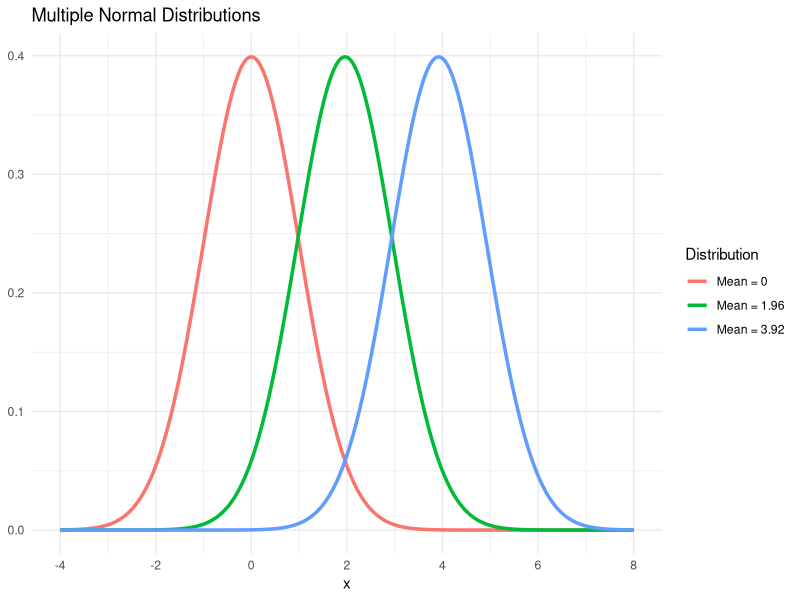
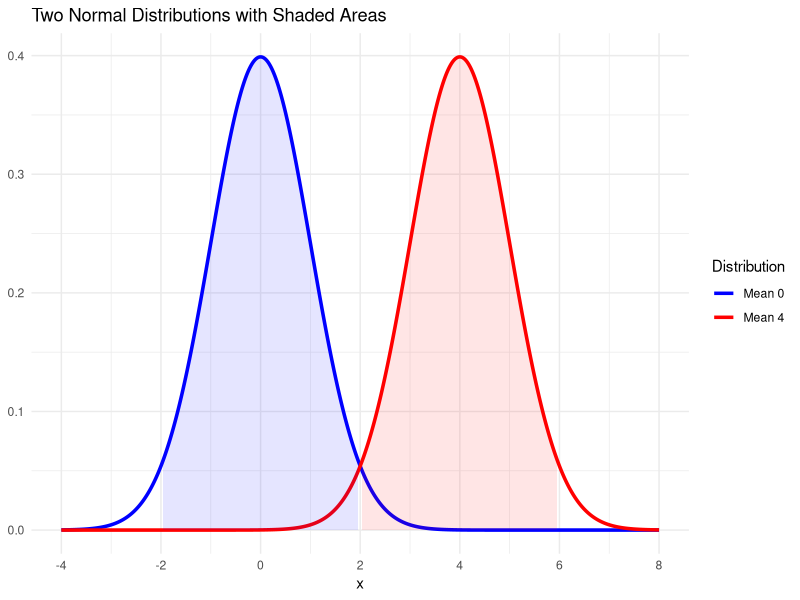
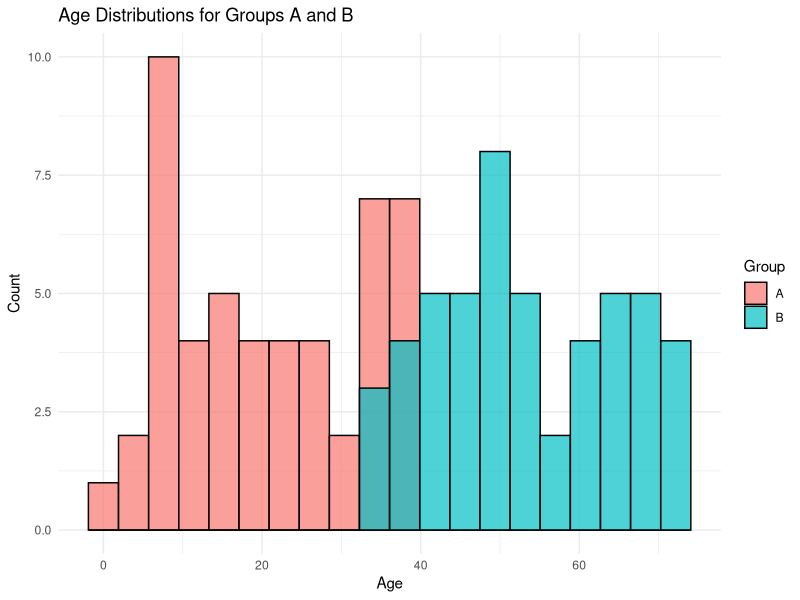
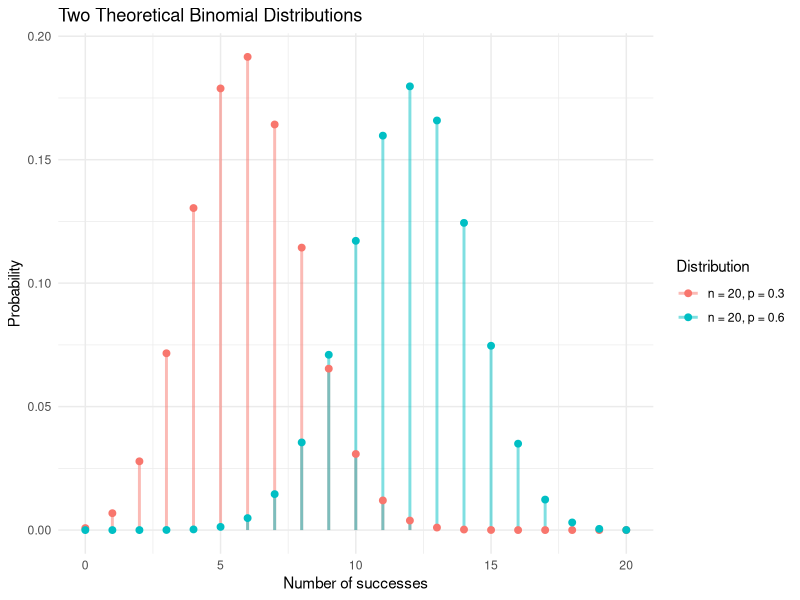
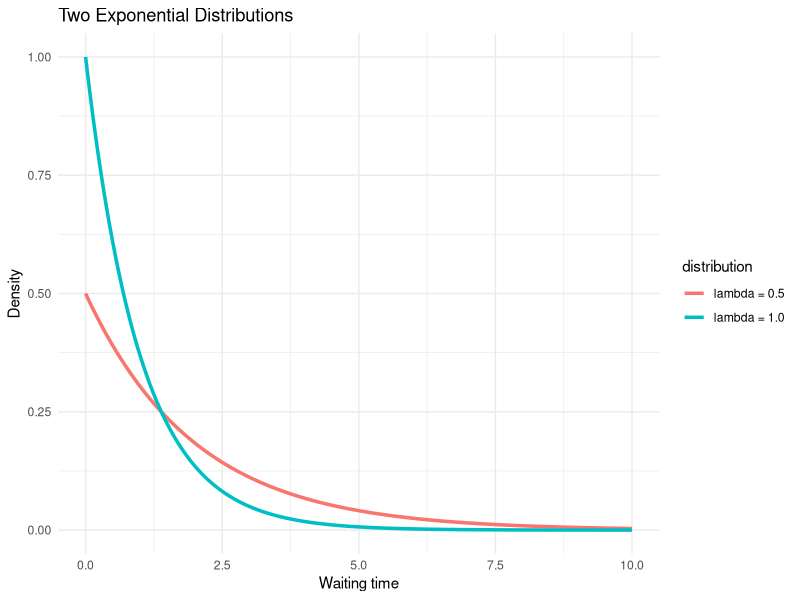
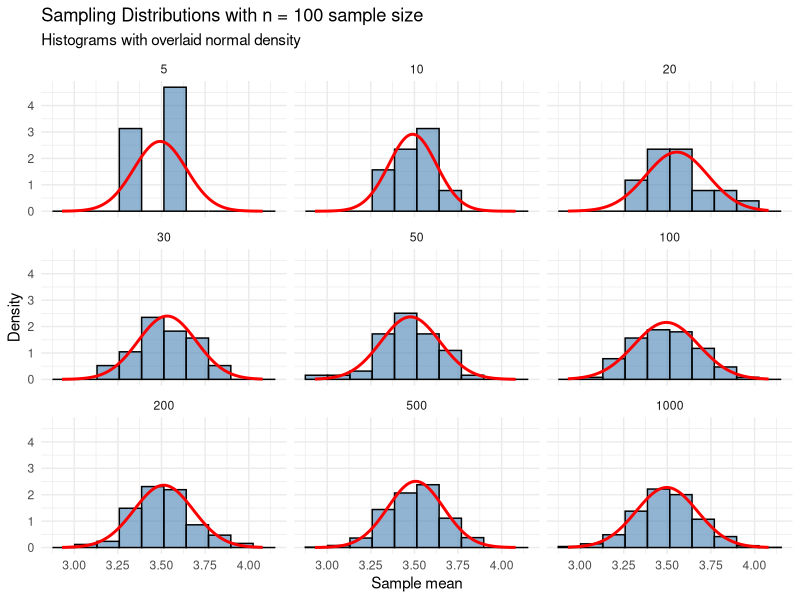
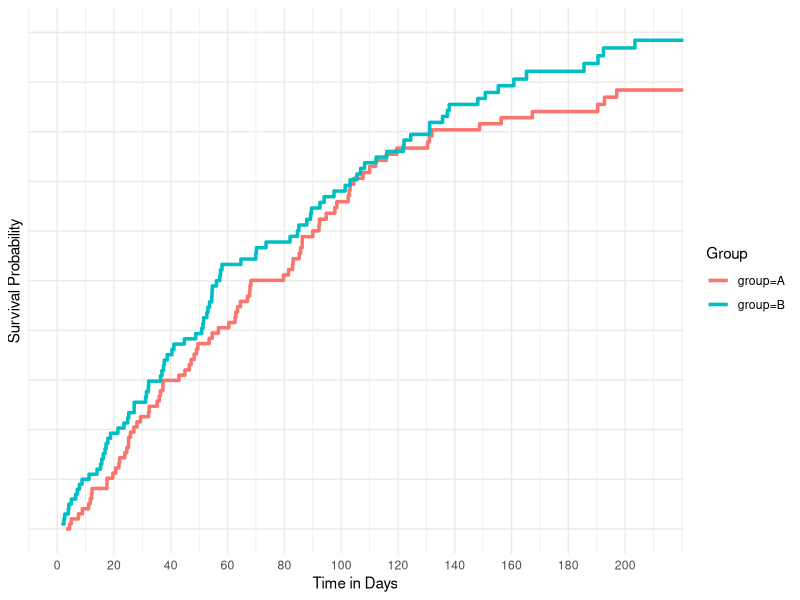
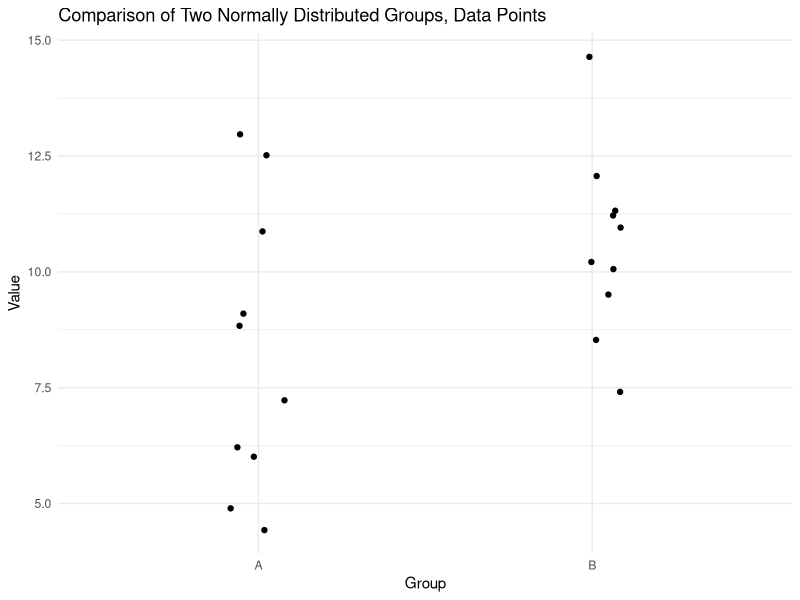

These charts were generated, in order, by the following R code:
## ---- chunk 1
knitr::opts_chunk$set(echo = TRUE)

setwd("C:/R-statistics-analysis")

knitr::opts_chunk$set(
  fig.width = 6,
  fig.height = 4,
  fig.align = "center"  # center figures
)

## ---- chunk 2

library(ggplot2)

x <- seq(-4, 8, length.out = 1000)


df <- data.frame(
  x = rep(x, 3),
  density = c(
    dnorm(x, mean = 0, sd = 1),
    dnorm(x, mean = 1.96, sd = 1),
    dnorm(x, mean = 2 * 1.96, sd = 1)
  ),
  distribution = factor(rep(
    c("Mean = 0", "Mean = 1.96", "Mean = 3.92"),
    each = length(x)
  ))
)

ggplot(df, aes(x = x, y = density, color = distribution)) +
  geom_line(linewidth = 1.2) +
  scale_x_continuous(
    breaks = seq(-4, 8, by = 2)  # ticks every 1 unit from -4 to 4
  ) +
  labs(
    title = "Multiple Normal Distributions",
    x = "x",
    y = NULL,             # Remove y-axis label
    color = "Distribution"
  ) +
  theme_minimal()
## ---- chunk 3

library(ggplot2)

x <- seq(-4, 8, length.out = 1000)

# Create combined data frame with two distributions
df <- data.frame(
  x = rep(x, 2),
  density = c(
    dnorm(x, mean = 0, sd = 1),
    dnorm(x, mean = 4, sd = 1)
  ),
  distribution = factor(rep(c("Mean 0", "Mean 4"), each = length(x)))
)

ggplot(df, aes(x = x, y = density, color = distribution, fill = distribution)) +
  # Lines for both distributions
  geom_line(linewidth = 1.2) +
  
  # Shaded area for first distribution (mean=0)
  geom_ribbon(
    data = subset(df, distribution == "Mean 0" & x >= -1.96 & x <= 1.96),
    aes(x = x, ymin = 0, ymax = density),
    alpha = 0.1,
    inherit.aes = FALSE,
    fill = "blue"
  ) +
  
  # Shaded area for second distribution (mean=4)
  geom_ribbon(
    data = subset(df, distribution == "Mean 4" & x >= -1.96+4 & x <= 1.96+4),
    aes(x = x, ymin = 0, ymax = density),
    alpha = 0.1,
    inherit.aes = FALSE,
    fill = "red"
  ) +
  
  scale_color_manual(values = c("Mean 0" = "blue", "Mean 4" = "red")) +
  scale_fill_manual(values = c("Mean 0" = "blue", "Mean 4" = "red")) +
  
  scale_x_continuous(
    breaks = seq(-4, 8, by = 2)
  ) +
  labs(
    title = "Two Normal Distributions with Shaded Areas",
    x = "x",
    y = NULL,
    color = "Distribution"
  ) +
  theme_minimal()

## ---- chunk 4

set.seed(2)  # for reproducibility

n <- 50
age_A <- runif(n, min = 1, max = 40)
age_B <- runif(n, min = 35, max = 74)

df <- data.frame(
  age = c(age_A, age_B),
  group = rep(c("A", "B"), each = n)
)

library(ggplot2)

ggplot(df, aes(x = age, fill = group)) +
  geom_histogram(position = "identity", alpha = 0.7, bins = 20, color = "black") +
  labs(
    title = "Age Distributions for Groups A and B",
    x = "Age",
    y = "Count",
    fill = "Group"
  ) +
  theme_minimal()

## ---- chunk 5

x <- 0:20

df <- data.frame(
x = rep(x, 2),
probability = c(
dbinom(x, size = 20, prob = 0.3),
dbinom(x, size = 20, prob = 0.6)
),
distribution = factor(rep(
c("n = 20, p = 0.3", "n = 20, p = 0.6"),
each = length(x)
))
)

library(ggplot2)


ggplot(df, aes(x = x, y = probability, color = distribution)) +
geom_segment(
aes(xend = x, y = 0, yend = probability),
linewidth = 1,
alpha = 0.5
) +
geom_point(size = 2) +
labs(
title = "Two Theoretical Binomial Distributions",
x = "Number of successes",
y = "Probability",
color = "Distribution"
) +
theme_minimal()



## ---- chunk 6
library(ggplot2)

# x range (waiting time)
x <- seq(0, 10, length.out = 1000)

# Data frame with two exponential PDFs
df <- data.frame(
  x = rep(x, 2),
  density = c(
    dexp(x, rate = 0.5),
    dexp(x, rate = 1.0)
  ),
  distribution = factor(rep(
    c("lambda = 0.5", "lambda = 1.0"),
    each = length(x)
  ))
)

ggplot(df, aes(x = x, y = density, color = distribution)) +
  geom_line(linewidth = 1.2) +
  labs(
    title = "Two Exponential Distributions",
    x = "Waiting time",
    y = "Density"
  ) +
  theme_minimal()
## ---- chunk 7
set.seed(1)

n <- 100
B_vals <- c(5, 10, 20, 30, 50, 100, 200, 500, 1000)

df <- data.frame()

for (B in B_vals) {
  sample_means <- numeric(B)
  
  for (i in 1:B) {
    x <- sample(1:6, size = n, replace = TRUE)
    sample_means[i] <- mean(x)
  }
  
  df <- rbind(
    df,
    data.frame(
      value = sample_means,
      experiments = factor(B)
    )
  )
}

library(dplyr)

stats <- df %>%
  group_by(experiments) %>%
  summarise(
    mean_val = mean(value),
    sd_val = sd(value)
  )

# Create a grid for normal curves
normal_curves <- stats %>%
  rowwise() %>%
  do({
    data.frame(
      experiments = .$experiments,
      x = seq(min(df$value), max(df$value), length.out = 100),
      y = dnorm(seq(min(df$value), max(df$value), length.out = 100), mean = .$mean_val, sd = .$sd_val)
    )
  }) %>%
  ungroup()

#experiments <- as.numeric(as.character(df$experiments))

library(ggplot2)

ggplot(df, aes(x = value)) +
  geom_histogram(
    aes(y = after_stat(density)),
    bins = 10,
    fill = "steelblue",
    color = "black",
    alpha = 0.6
  ) +
  geom_line(
    data = normal_curves,
    aes(x = x, y = y),
    color = "red",
    size = 1
  ) +
  facet_wrap(~ experiments, ncol = 3) +
  labs(
    title = "Sampling Distributions with n = 100 sample size",
    subtitle = "Histograms with overlaid normal density",
    x = "Sample mean",
    y = "Density"
  ) +
  scale_x_continuous(breaks = seq(3, 4, by = 0.25)) +
  theme_minimal()

## ---- chunk 8

library(survival)
library(ggplot2)

set.seed(1)

# Simulate data: two groups, 100 individuals each
n <- 100
data <- data.frame(
  time = c(rexp(n, rate = 0.012), rexp(n, rate = 0.014)),  # exponential survival times
  status = c(rbinom(n, 1, 0.9), rbinom(n, 1, 0.9)),    # 100% event observed
  group = rep(c("A", "B"), each = n)
)

# Fit Kaplan-Meier
fit <- survfit(Surv(time, status) ~ group, data = data)

# Extract survival data into a data frame for ggplot
km_data <- do.call(rbind, lapply(seq_along(fit$strata), function(i) {
  idx <- sum(fit$strata[seq_len(i - 1)]) + 1L:fit$strata[i]
  data.frame(
    time = fit$time[idx],
    surv = fit$surv[idx],
    upper = fit$upper[idx],
    lower = fit$lower[idx],
    strata = rep(names(fit$strata)[i], fit$strata[i])
  )
}))

# Plot KM curves with confidence ribbons
ggplot(km_data, aes(x = time, y = surv, color = strata, fill = strata)) +
  geom_step(linewidth = 1.2) +
  labs(x = "Time in Days", y = "Survival Probability", color = "Group", fill = "Group") +
  coord_cartesian(xlim = c(0, 210), ylim = c(1.0, 0.0)) +
  scale_x_continuous(breaks = seq(0, 210, by = 20)) +    # ticks every 10 units
  scale_y_continuous(breaks = seq(0.0, 1.0, by = 0.1)) +     # ticks every 0.1
  theme_minimal()



## ---- chunk 9
set.seed(11)

# Sample size in both groups
n <- 10

A <- rnorm(n, mean = 9, sd = 3)
B <- rnorm(n, mean = 12, sd = 3)

df <- data.frame(
  value = c(A, B),
  group = factor(rep(c("A", "B"), each = n))
)
## ---- chunk 10
library(ggplot2)


# Data points
ggplot(df, aes(x = group, y = value)) +
  geom_jitter(width = 0.1, alpha = 1) +
  labs(
    title = "Comparison of Two Normally Distributed Groups, Data Points",
    x = "Group",
    y = "Value"
  ) +
  theme_minimal()
## ---- chunk 11
# Mean ± 1 SD
ggplot(df, aes(x = group, y = value)) +
  stat_summary(
    fun = mean,
    geom = "point",
    size = 4,
    color = "red"
  ) +
  stat_summary(
    fun.data = mean_sdl,
    fun.args = list(mult = 1),
    geom = "errorbar",
    width = 0.1,
    color = "red"
  ) +
  labs(
    title = "Comparison of Two Normally Distributed Groups, Mean ± SD",
    x = "Group",
    y = "Value"
  ) +
  theme_minimal()
## ---- chunk 12
# Boxplot
ggplot(df, aes(x = group, y = value)) +
  geom_boxplot(fill = "orange", size = 0.5, outlier.shape = NA, coef = Inf) +
  labs(
    title = "Comparison of Two Normally Distributed Groups, Boxplots",
    x = "Group",
    y = "Value"
  ) +
  theme_minimal()

## ---- chunk 13
set.seed(11)

# Sample size in both groups
n <- 5

A <- rnorm(n, mean = 9, sd = 3)
B <- rnorm(n, mean = 12, sd = 3)

df <- data.frame(
  value = c(A, B),
  group = factor(rep(c("A", "B"), each = n))
)

# Subset for the point to highlight (5th point in group B)
highlight_point <- df[df$group == "B", ][5, ]

# Plot data points and mean ± SD
ggplot(df, aes(x = group, y = value)) +
  geom_jitter(width = 0.1, alpha = 0.3) +
  stat_summary(
    fun = mean,
    geom = "point",
    size = 4,
    color = "red"
  ) +
  stat_summary(
    fun.data = mean_sdl,
    fun.args = list(mult = 1),
    geom = "errorbar",
    width = 0.1,
    color = "red"
  ) +
  geom_point(
    data = highlight_point,
    aes(x = group, y = value),
    color = "blue",
    size = 5,
    shape = 1
  ) +
  labs(
    title = "Comparison of Groups using Mean ± SD, No Outlier",
    x = "Group",
    y = "Value"
  ) +
  theme_minimal()

mean_A <- mean(df$value[df$group == "A"])
mean_B <- mean(df$value[df$group == "B"])

mean_diff <- mean_B - mean_A

mean_diff
## ---- chunk 14

# Copy df to avoid altering original data accidentally
df_mod <- df

# Add 50 to the blue point’s value
df_mod[df_mod$group == "B", ][5, ]$value <- df_mod[df_mod$group == "B", ][5, ]$value + 50

highlight_point <- df_mod[df_mod$group == "B", ][5, ]

# Plot data points and mean ± SD
ggplot(df_mod, aes(x = group, y = value)) +
  geom_jitter(width = 0.1, alpha = 0.3) +
  stat_summary(
    fun = mean,
    geom = "point",
    size = 4,
    color = "red"
  ) +
  stat_summary(
    fun.data = mean_sdl,
    fun.args = list(mult = 1),
    geom = "errorbar",
    width = 0.1,
    color = "red"
  ) +
  geom_point(
    data = highlight_point,
    aes(x = group, y = value),
    color = "blue",
    size = 5,
    shape = 1
  ) +
  labs(
    title = "Comparison of Groups using Mean ± SD, With Outlier",
    x = "Group",
    y = "Value"
  ) +
  theme_minimal()

mean_A <- mean(df_mod$value[df_mod$group == "A"])
mean_B <- mean(df_mod$value[df_mod$group == "B"])

mean_diff <- mean_B - mean_A

mean_diff

## ---- chunk 15
set.seed(1)

n <- 50
x <- runif(n, 0, 10)
y <- 2 + 3 * x + rnorm(n, 0, 10)  # y = 2 + 3x + noise

df <- data.frame(x = x, y = y)

model <- lm(y ~ x, data = df)

library(ggplot2)

ggplot(df, aes(x = x, y = y)) +
  geom_point(alpha = 0.6) +
  geom_smooth(method = "lm", se = FALSE, color = "blue",linewidth = 1.2) +
  ylim(-200, 200) +
  labs(title = "Linear Regression without Outliers", x = "x", y = "y") +
  theme_minimal()
## ---- chunk 16
# Add outliers
df_outlier <- rbind(df, data.frame(x = 8, y = 150))  # extreme y value at x=8
df_outlier <- rbind(df_outlier, data.frame(x = 1, y = -120))  # extreme y value at x=1
df_outlier <- rbind(df_outlier, data.frame(x = 10, y = 180))  # extreme y value at x=10

# Fit model with outlier
model_outlier <- lm(y ~ x, data = df_outlier)

ggplot(df_outlier, aes(x = x, y = y)) +
  geom_point(alpha = 0.6) +
  geom_smooth(method = "lm", se = FALSE, color = "red", linewidth = 1.2) +
  ylim(-200, 200) +
  labs(title = "Linear Regression with Outliers", x = "x", y = "y") +
  theme_minimal()
## ---- chunk 17
ggplot() +
  geom_point(data = df_outlier, aes(x = x, y = y), alpha = 0.6) +
  geom_smooth(data = df, aes(x = x, y = y), method = "lm", se = FALSE, color = "blue", linewidth = 1.2) +
  geom_smooth(data = df_outlier, aes(x = x, y = y), method = "lm", se = FALSE, color = "red", linewidth = 1.2) +
  ylim(-200, 200) +
  labs(title = "Regression Line Before (blue) and After (red) Adding Outlier",
       x = "x", y = "y") +
  theme_minimal()
## ---- chunk 18
set.seed(42)

n <- 50

# Generate two variables with correlation

x <- rnorm(n, mean = 6, sd = 3)
y <- rnorm(n, mean = 4, sd = 2)

df <- data.frame(x = x, y = y)

library(ggplot2)

ggplot(df, aes(x = x, y = y)) +
  geom_point(color = "blue", alpha = 0.7) +
  geom_smooth(method = "lm", se = FALSE, color = "red") +
  ylim(-5,30) +
  labs(
    title = "Scatter plot of two correlated variables",
    subtitle = paste("Correlation:", round(cor(df$x, df$y), 2)),
    x = "Variable X",
    y = "Variable Y"
  ) +
  theme_minimal()
## ---- chunk 19
# Modify points to extreme outliers
df_mod <- df
df_mod$x[1] <- 12
df_mod$y[1] <- 28
df_mod$x[2] <- -2
df_mod$y[2] <- -3

# Calculate correlation before and after
cor_before <- cor(df$x, df$y)
cor_after <- cor(df_mod$x, df_mod$y)

# Plot with highlighted point
ggplot(df_mod, aes(x = x, y = y)) +
  geom_point(color = "blue", alpha = 0.7) +
  geom_point(data = df_mod[1, ], aes(x = x, y = y), color = "orange", size = 6, shape = 1) +
  geom_point(data = df_mod[2, ], aes(x = x, y = y), color = "orange", size = 6, shape = 1) +
  geom_smooth(method = "lm", se = FALSE, color = "red", size = 1) +
  ylim(-5,30) +
  labs(
    title = "Scatter plot with extreme outliers highlighted",
    subtitle = paste0("Correlation before: ", round(cor_before, 3),
                      " | Correlation after: ", round(cor_after, 3)),
    x = "Variable X",
    y = "Variable Y"
  ) +
  theme_minimal()
